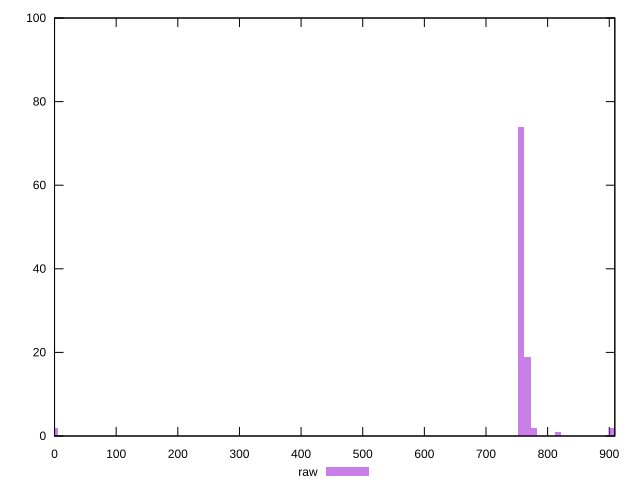

Recreate this plot in gnuplot.
reset

$raw <<EOF
0 2
767.3174103298657 19
816.5044238125492 1
757.4800076333289 74
777.1548130264024 2
905.0410480813799 2
EOF

set key outside below
set boxwidth 9.837402696536738
set xrange [0:909]
set yrange [0:100]
set trange [0:100]
set style fill transparent solid 0.5 noborder
set terminal svg size 640, 490 enhanced background rgb 'white'
set output "report_00017_2021-02-10T15-08-03.406Z/uses-rel-preload/samples/pages+cached+noadtech+nomedia/raw/histogram.svg"

plot $raw title "raw" with boxes

reset
